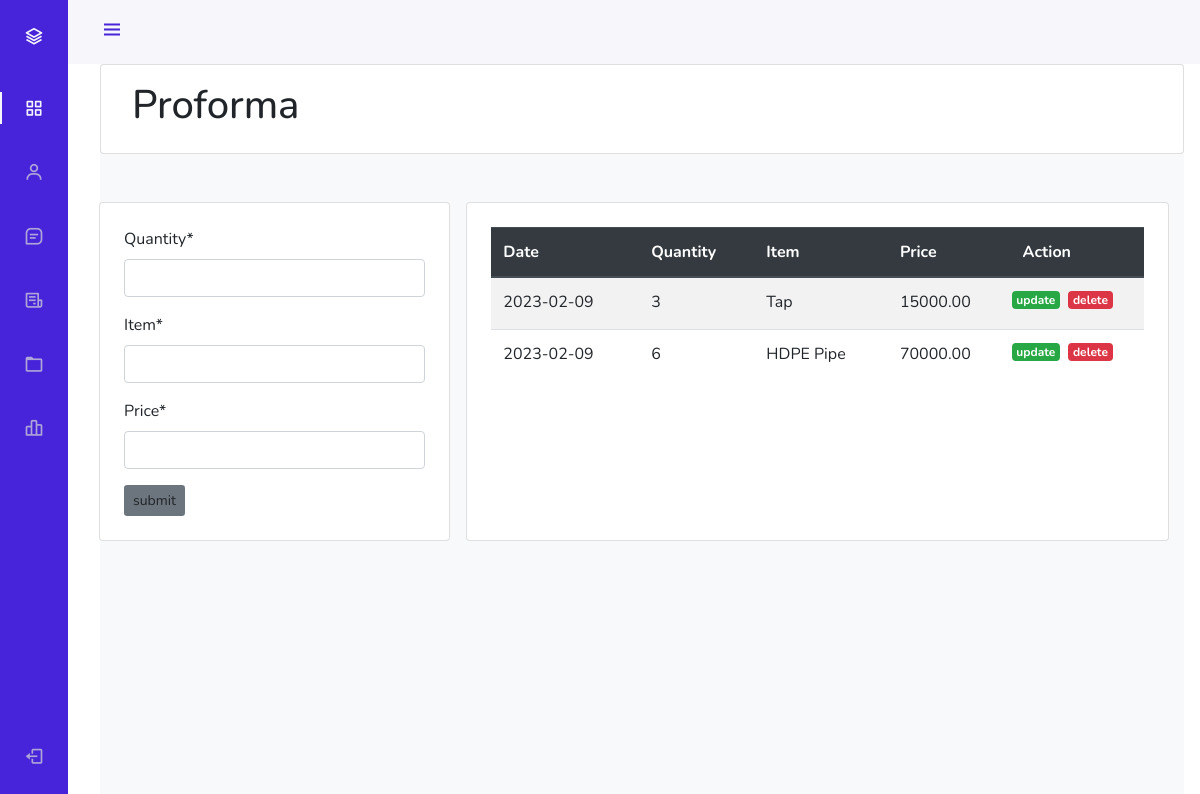
/proforma_receipt/, run on the app's committed database.
### records/models.py (models this page shows, shortened)
class ProformaReceipt(models.Model):
    date = models.DateTimeField(auto_now_add=True)
    quantity = models.IntegerField()
    item = models.CharField(max_length=255)
    price = models.DecimalField(max_digits=10, decimal_places=2)

### records/views.py (the view)
# urls.py: path('proforma_receipt/', views.add_proforma, name='add_proforma'),
def add_proforma(request):
    form = ProformaReceiptForm
    prdts = ProformaReceipt.objects.order_by('-date')[:7]
    if request.method == 'POST':
        form = ProformaReceiptForm(request.POST)
        if form.is_valid():
            form.save()
    context = {'form':form, 'prdts':prdts}
    return render(request, 'records/add_proforma.html', context)

### records/templates/records/add_proforma.html (shortened to what this page needs)
<!DOCTYPE html>
{% extends 'base.html' %}
{% load crispy_forms_tags %}
    {% block header %}
    <div class="col card">
      <h1 class="p-3">Proforma</h1>
    </div>
    {% endblock header %}
    {% block content %}
    <div class="container py-5">
      <div class="d-flex justify-content-center">
        <div class="col-md-4 card p-4">
          <form method="POST" action="">
            {% csrf_token %} {{form|crispy}}
            <button class="btn btn-sm bg-secondary" type="submit">
              submit
            </button>
          </form>
        </div>
        <div class="col-md-8 card p-4 mx-3">
          <table class="table table-striped">
            <thead class="thead-dark">
              <tr>
                <th scope="col">Date</th>
                <th scope="col">Quantity</th>
                <th scope="col">Item</th>
                <th scope="col">Price</th>
                <th scope="col">Action</th>
              </tr>
            </thead>
            <tbody>
              {% for prdt in prdts %}
              <tr>
                <td>{{ prdt.date|date:"Y-m-d" }}</td>
                <td>{{ prdt.quantity }}</td>
                <td>{{ prdt.item }}</td>
                <td>{{ prdt.price }}</td>
                <td>
                  <div class="row">
                    <h6>
                      <a href="" class="badge badge-success mx-1"
                        >update</a
                      >
                    </h6>
                    <h6>
                      <a href="" class="badge badge-danger mx-1"
                        >delete</a
                      >
                    </h6>
                  </div>
                </td>
              </tr>
              {% endfor %}
            </tbody>
          </table>
        </div>
      </div>
    </div>
    {% endblock content %}

### static/css/main.css (style rules this page uses)
:root { --header-height: 3rem; --nav-width: 68px; --first-color: #4723d9; --first-color-light: #afa5d9; --white-color: #f7f6fb; --body-font: "Nunito", sans-serif; --normal-font-size: 1rem; --z-fixed: 100; }
body { position: relative; margin: var(--header-height) 0 0 0; padding: 0 1rem; font-family: var(--body-font); font-size: var(--normal-font-size); transition: 0.5s; }
a { text-decoration: none; }
@media screen and (min-width: 768px) { body { margin: calc(var(--header-height) + 1rem) 0 0 0; padding-left: calc(var(--nav-width) + 2rem); } }

### data on the page
ProformaReceipt: date "2023-02-09", quantity "3", item "Tap", price "15000.00"
ProformaReceipt: date "2023-02-09", quantity "6", item "HDPE Pipe", price "70000.00"
